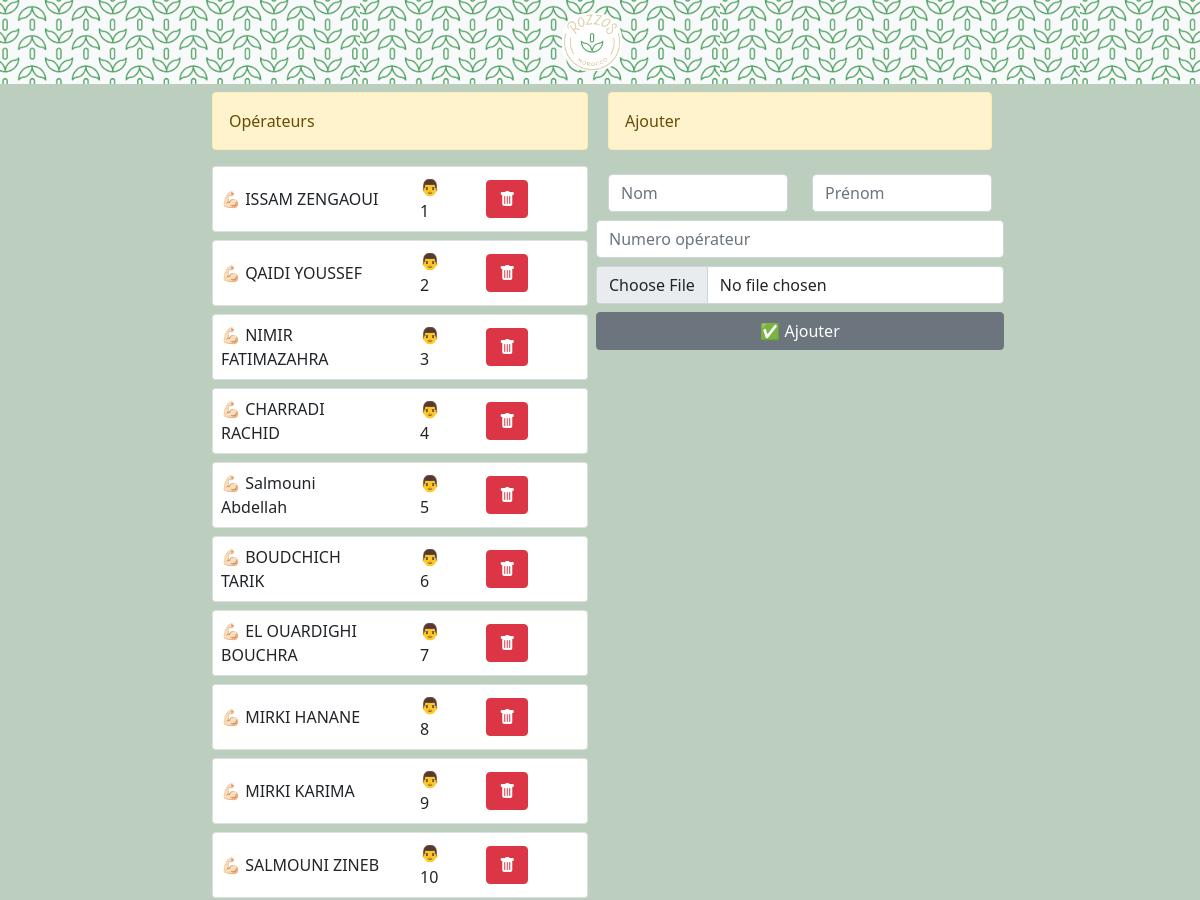
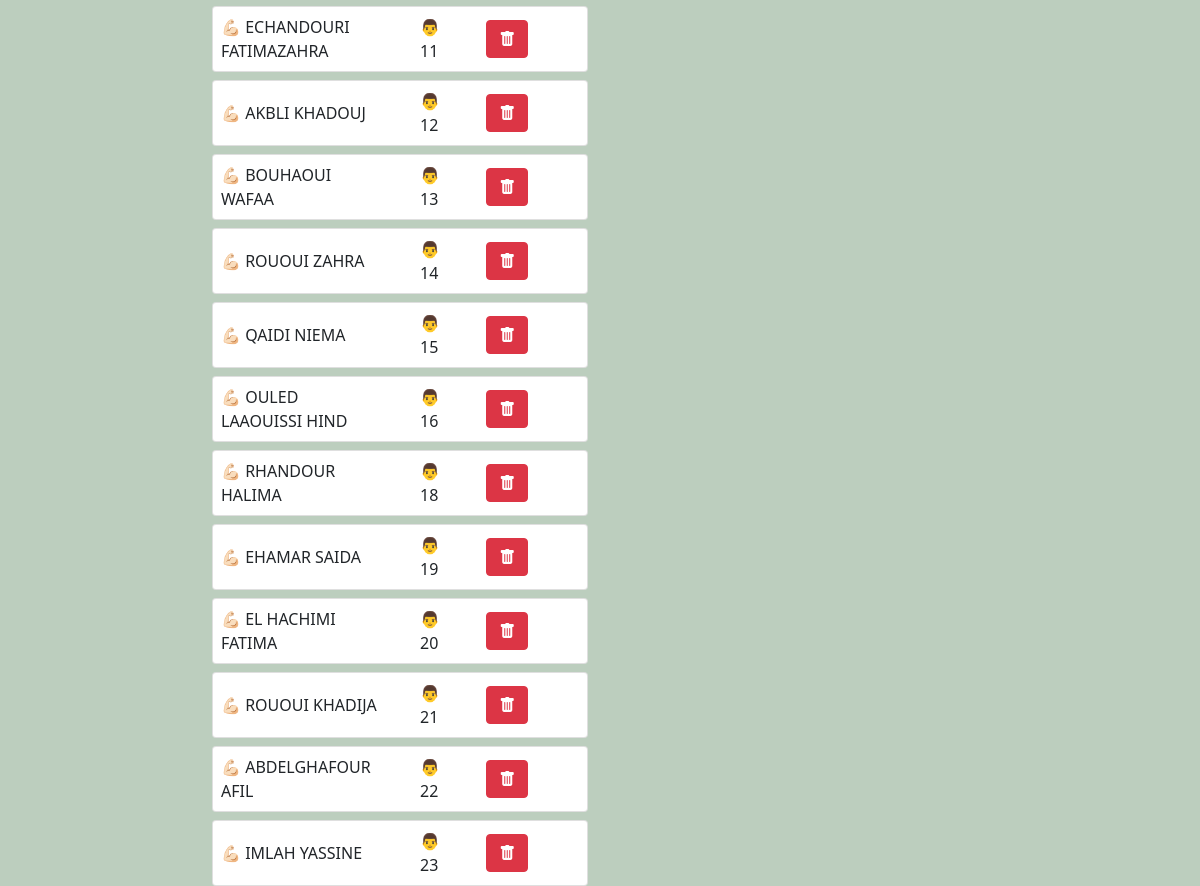
The page /workers on the database its author committed (2 pictures, top to bottom).
### app/models/worker.py (models this page shows)
class Worker(db.Model):
    __tablename__ = 'worker'
    id = db.Column(db.Integer, primary_key=True)
    first_name = db.Column(db.String(80), nullable=False)
    last_name = db.Column(db.String(80), nullable=False)
    num_worker = db.Column(db.Integer, nullable=False)
    tasks = db.relationship('BaseTask', backref='worker')

### app/workers.py (the view)
@bp_workers.route('', methods=['GET', 'POST'])
def index():
    from .models import Worker
    from main import db
    if request.method == 'POST':
        worker = Worker(first_name=request.form.get('first_name'), last_name=request.form.get('last_name'), num_worker=request.form.get('num_worker'))
        db.session.add(worker)
        db.session.commit()
    workers = Worker.query.order_by(Worker.num_worker).all()
    return render_template('workers.html', workers=workers)

### app/templates/workers.html
<!DOCTYPE html>
<html lang="fr">
  {% include 'head.html' %}
  <body>
    {% include 'nav_bar.html' %}
    <div class="container-fluid mt-2">
      <div class="row d-flex justify-content-center justify-content-center">
        <div class="col-md-4">
          <div class="alert alert-warning" role="alert">Opérateurs</div>
          {% for worker in workers%}
          <div class="card mt-2">
            <div class="row justify-content-between align-items-center">
              <div class="col-md-6 col-6">
                <div class="p-2 justify-content-center align-items-center">
                  💪🏻 {{worker.last_name}} {{worker.first_name}}
                </div>
              </div>
              <div class="col-md-2 col-2">
                <div class="p-2 justify-content-center align-items-center">
                  👨 {{worker.num_worker}}
                </div>
              </div>
              <div class="col-md-4 col-4">
                <div class="p-2 justify-content-center align-items-center">
                  <form
                    id="delete_worker_{{worker.id}}"
                    method="POST"
                    action="{{url_for('workers.delete', worker_id=worker.id)}}"
                  >
                    <button
                      form="delete_worker_{{worker.id}}"
                      type="submit"
                      class="btn btn-danger"
                    >
                      <i class="bi bi-trash-fill"></i>
                    </button>
                  </form>
                </div>
              </div>
            </div>
          </div>
          {% endfor %}
        </div>
        <div class="col-md-4 px-2">
          <div class="alert alert-warning" role="alert">Ajouter</div>
          <form method="POST" href="#">
            <div class="row justify-content-between align-items-center">
              <div class="col-md-6 mt-2">
                <input
                  required
                  type="text"
                  class="form-control"
                  placeholder="Nom"
                  name="last_name"
                />
              </div>
              <div class="col-md-6 mt-2">
                <input
                  required
                  type="text"
                  class="form-control"
                  placeholder="Prénom"
                  name="first_name"
                />
              </div>
            </div>
            <div class="row justify-content-center align-items-center mt-2">
              <input
                placeholder="Numero opérateur"
                type="number"
                class="form-control"
                name="num_worker"
              />
            </div>
            <div class="row justify-content-center align-items-center mt-2">
              <input accept="image/*" type="file" class="form-control" />
            </div>
            <div class="row justify-content-center align-items-center mt-2">
              <button class="btn btn-secondary" type="submit">
                ✅ Ajouter
              </button>
            </div>
          </form>
        </div>
      </div>
    </div>
  </body>
</html>

### app/static/style.css (style rules this page uses)
body { background-color: #bccebe; }

### rows shown on the page
Worker: last_name "ISSAM", first_name "ZENGAOUI", num_worker "1"
Worker: last_name "QAIDI", first_name "YOUSSEF", num_worker "2"
Worker: last_name "NIMIR", first_name "FATIMAZAHRA", num_worker "3"
Worker: last_name "CHARRADI", first_name "RACHID", num_worker "4"
Worker: last_name "Salmouni", first_name "Abdellah", num_worker "5"
Worker: last_name "BOUDCHICH", first_name "TARIK", num_worker "6"
Worker: last_name "EL OUARDIGHI", first_name "BOUCHRA", num_worker "7"
Worker: last_name "MIRKI", first_name "HANANE", num_worker "8"
Worker: last_name "MIRKI", first_name "KARIMA", num_worker "9"
Worker: last_name "SALMOUNI", first_name "ZINEB", num_worker "10"
Worker: last_name "ECHANDOURI", first_name "FATIMAZAHRA", num_worker "11"
Worker: last_name "AKBLI", first_name "KHADOUJ", num_worker "12"
Worker: last_name "BOUHAOUI", first_name "WAFAA", num_worker "13"
Worker: last_name "ROUOUI", first_name "ZAHRA", num_worker "14"
Worker: last_name "QAIDI", first_name "NIEMA", num_worker "15"
Worker: last_name "OULED LAAOUISSI", first_name "HIND", num_worker "16"
Worker: last_name "RHANDOUR", first_name "HALIMA", num_worker "18"
Worker: last_name "EHAMAR", first_name "SAIDA", num_worker "19"
Worker: last_name "EL HACHIMI", first_name "FATIMA", num_worker "20"
Worker: last_name "ROUOUI", first_name "KHADIJA", num_worker "21"
Worker: last_name "ABDELGHAFOUR", first_name "AFIL", num_worker "22"
Worker: last_name "IMLAH", first_name "YASSINE", num_worker "23"
